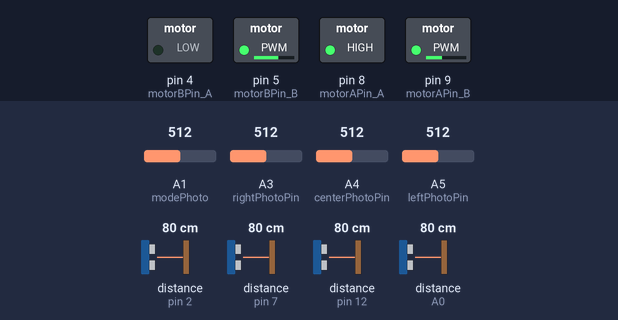
Bench run of a sketch on a simulated Arduino Uno, built with avr-gcc and run on an emulated ATmega328P. Parts: switched loads named in the sketch (green lamp = pin HIGH). The test bench sets the inputs (shaded band); at power-on: A1 (modePhoto) = 512, A3 (rightPhotoPin) = 512, A4 (centerPhotoPin) = 512, A5 (leftPhotoPin) = 512, distance to the obstacle (sensors on pin 2, pin 7, pin 12, A0) 80 cm. The echo pulse lasts 58.3 µs per cm; random numbers use the default seed unless the sketch sets one; pins used as bus, display or sensor lines are not drawn; what the sketch prints to the serial monitor is not drawn.

Above: at 1.2 s.
1.3 s: A1 (modePhoto) set to 685
4.3 s: A1 (modePhoto) set to 712
At 6.2 s:
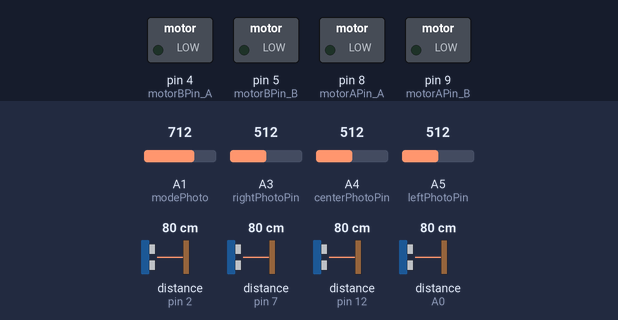
At 7.1 s:
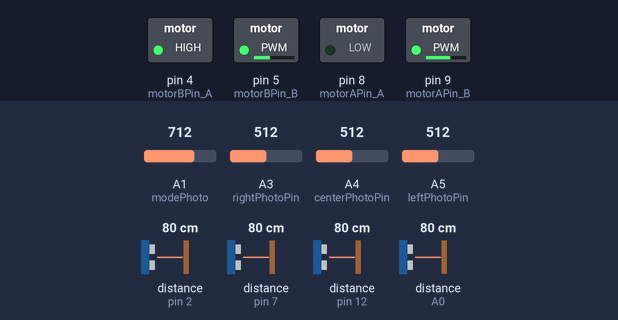
7.3 s: A1 (modePhoto) set to 306
9.0 s: A3 (rightPhotoPin) set to 111
12.0 s: A3 (rightPhotoPin) set to 90
15.0 s: A4 (centerPhotoPin) set to 104
18.0 s: A4 (centerPhotoPin) set to 93
Timing chart, 0 to 21.0 s (numbered marks = the images above; inputs shaded):
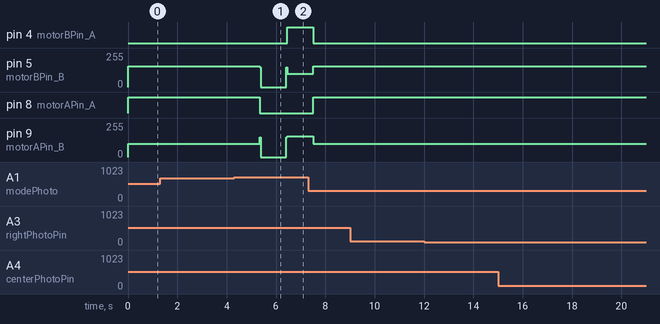

The sketch:

cogs-robot.ino
```cpp
/**
 * H-bridge module HG7881CP/HG7881CP example code
 * http://diyprojects.eu/how-to-use-h-bridge-hg7881-with-external-power-supply-and-arduino
 * Extended by Paul Bucci for COGS 300
 */

/**
 * Create variables to be used to run motor A
 */
int pos = 0;
int maxDist = 1000;
int minDist = 0;
int output = 0;
int error = 0;
int range = 277; // How far the ultrasonic is able to detectv
int setpoint = 30; // 5 centimeter is the set point

int motorAPin_A = 8; //Arduino digital 8 is connected to HG7881's A-1A terminal
int motorAPin_B = 9; //Arduino digital 9 is connected to HG7881's A-1B terminal

int motorBPin_A = 4; //Arduino digital 4 is connected to HG7881's B-1A terminal
int motorBPin_B = 5; //Arduino digital 5 is connected to HG7881's B-1B terminal

int speed = 150;    // speed of bot
int backSpeed = 255 - speed;
int turningSpeed = 100;
int mode = 0;

const int modePhoto = A1;

const double degreeToMS = 3.6;

void setup(){
  /**
   * When program starts set Arduino pinmode for 8 and 9 digital to be OUTPUT
   * so we can use analogWrite to output values from 0 to 255 (0-5V) (PWM)
   */
  pinMode(motorAPin_A, OUTPUT); // A direction
  pinMode(motorAPin_B, OUTPUT); // A speed

  pinMode(motorBPin_A, OUTPUT); // B direction
  pinMode(motorBPin_B, OUTPUT); // B speed

  //Serial Port begin
  Serial.begin (9600);
  setupMaze();
  setupPaper();
}

void loop() {
  modeChange();
  if (mode == 0) {
    tapeMaze();
  }
  else if (mode == 1) {
    paper();
  }
  else {
    wallMaze();
  }
}

void modeChange() {
  int photo = analogRead(modePhoto);
  Serial.print(" Photo value " );
  Serial.print(photo);
  Serial.print(" ");
  if (photo >= 700) {
    mode++;
    delay(1000);
  }
  if (mode >= 3) {
    mode = 0;
  }
}


void forward() {
  digitalWrite(motorAPin_A, LOW);
  analogWrite(motorAPin_B, speed);

  // Motor B backward
  digitalWrite(motorBPin_A, LOW);
  analogWrite(motorBPin_B, speed);
}

void backward() {
  digitalWrite(motorAPin_A, HIGH);
  analogWrite(motorAPin_B, backSpeed);

  // Motor B backward
  digitalWrite(motorBPin_A, HIGH);
  analogWrite(motorBPin_B, backSpeed);
}

void stop() {
  digitalWrite(motorAPin_A, LOW);
  analogWrite(motorAPin_B, 0);

  // Motor B backward
  digitalWrite(motorBPin_A, LOW);
  analogWrite(motorBPin_B, 0);
}

void turnLeft(int degrees) {
  // Motor A forward
  digitalWrite(motorAPin_A, HIGH);
  analogWrite(motorAPin_B, turningSpeed);

  // Motor B backward
  digitalWrite(motorBPin_A, LOW);
  analogWrite(motorBPin_B, 255 - turningSpeed);
  delay(degrees * degreeToMS);
}

void turnRight(int degrees) {
  // Motor A backward
  digitalWrite(motorAPin_A, LOW);
  analogWrite(motorAPin_B, 255 - turningSpeed);

  // Motor B forward
  digitalWrite(motorBPin_A, HIGH);
  analogWrite(motorBPin_B, turningSpeed);
  delay(degrees * degreeToMS);
}


// void PID() {
//   error = setpoint - cm;
//   int oldOutput = output;
//   if (error > 500) {
//     output = 100;
//   }
//   else {
//     output = error * 100 / range;
//   }
//   output = alpha * output + (1- alpha) * oldOutput;
// }
```

linefollowing.ino
```cpp
const int leftPhotoPin = A5;
const int centerPhotoPin = A4;
const int rightPhotoPin = A3;

int history[10] = {0, 0, 0, 0, 0, 0, 0, 0, 0, 0};     // 0 is forward value, 1 is right, -1 is left
void tapeMaze() {
  Serial.print("Left: ");
  Serial.print(analogRead(leftPhotoPin));
  Serial.print(" Center: ");
  Serial.print(analogRead(centerPhotoPin));
  Serial.print(" Right: ");
  Serial.println(analogRead(rightPhotoPin));
  stop();
  bool leftVal = seeWhiteLeft(analogRead(leftPhotoPin));
  bool rightVal = seeWhiteRight(analogRead(rightPhotoPin));
  bool centerVal = seeWhiteCenter(analogRead(centerPhotoPin));
  int turning = 8;
  float forwardBias = 1;

  // Only center sees white, move forward
  if (centerVal && !leftVal && !rightVal) {
    push(0);
    forward();
  }
  // only right sees white, turn right
  else if(!centerVal && !leftVal && rightVal) {
    push(1);
    turnRight(turning);
  }
  // only left sees white, turn left
  else if(!centerVal && leftVal && !rightVal) {
    push(-1);
    turnLeft(turning);
  }
  // center and left see white, turh left
  else if(centerVal && leftVal && !rightVal) {
    push(-1);
    turnLeft(turning);
  }
  // center and right see white, turh right
  else if(centerVal && !leftVal && rightVal) {
    push(1);
    turnRight(turning);
  }
  // else check history and move based on history
  else {
    int direction = historyProb();
    if (direction == -1) {
      turnLeft(turning);
    } else if(direction == 0) {
      forward();
    } else {
      turnRight(turning);
    }
  }
  delay(10);
}

void push(int value) {
  int temp[sizeof(history)/sizeof(history[0])];
  memcpy(temp, history, sizeof(history)/sizeof(history[0]));
  for(int i = 1; i < sizeof(history)/sizeof(history[0]); i++) {
    history[i] = temp[i - 1];
  }
  history[0] = value;
}

// returns -1 if probabilitically should move left, 0 if should moveForward, 1 if should move Right
int historyProb() {
  int countRight, countLeft, countFor = 0;
  for (int i = 0; i < sizeof(history); i++) {
    if (history[i] == 0) {
      countFor++;
    } else if (history[i] == 1) {
      countRight++;
    } else {
      countLeft++;
    }
  }

  int randomValue = rand() % 10 + 1;
  if (randomValue <= countLeft) {
    return -1;
  } else if (randomValue <= countLeft + countFor) {
    return 0;
  } else {
    return 1;
  }
}

bool seeWhiteCenter(int value) {
  return value >= 30;       // arbitrary value need to test
}

bool seeWhiteLeft(int value) {
  return value >= 55;       // arbitrary value need to test
}

bool seeWhiteRight(int value) {
  return value >= 23;       // arbitrary value need to test
}
```

paperfollowing.ino
```cpp
const int seeUpperBound = 5;
const int seeLowerBound = 3;
const int sigDiff = 3;
int trigFrontRight = 13;
int echoFrontRight = 12;
int trigFrontLeft = 6;
int echoFrontLeft = 7;
const float alphaNew = 0.75;

long distFrontRight, distFrontLeft;

void setupPaper() {
    pinMode(trigFrontRight, OUTPUT);
    pinMode(echoFrontRight, INPUT);
    pinMode(trigFrontLeft, OUTPUT);
    pinMode(echoFrontLeft, INPUT);
}

void paper() {
    ultrasonicFrontRight();
    ultrasonicFrontLeft();
    int diff = abs(distFrontRight - distFrontLeft);
    bool seePaperRight = distFrontRight <= seeUpperBound;
    bool seePaperLeft = distFrontLeft <= seeUpperBound;
    bool imbalance = diff > sigDiff;
    int turning = 15;
    int frontBias = 3;

    if (!seePaperRight && !seePaperLeft) {
        forward();
        delay(turning * frontBias);
    }
    else if (seePaperRight && seePaperLeft && !imbalance) {
        if (distFrontRight <= seeLowerBound || distFrontLeft <= seeLowerBound) {
            backward();
            delay(turning * frontBias);
        }
        else {
            stop();
        }
    }
    else if (distFrontRight > distFrontLeft && imbalance) {
        turnLeft(turning);
    }
    else if (distFrontRight < distFrontLeft && imbalance) {
        turnRight(turning);
    }
    else {
        forward();
        delay(turning * frontBias);
    }

    stop();
    delay(10);
}

void ultrasonicFrontRight() {
    long durationFront;
    // The sensor is triggered by a HIGH pulse of 10 or more microseconds.
  // Give a short LOW pulse beforehand to ensure a clean HIGH pulse:
  digitalWrite(trigFrontRight, LOW);
  delayMicroseconds(5);
  digitalWrite(trigFrontRight, HIGH);
  delayMicroseconds(10);
  digitalWrite(trigFrontRight, LOW);

  // Read the signal from the sensor: a HIGH pulse whose
  // duration is the time (in microseconds) from the sending
  // of the ping to the reception of its echo off of an object.


  pinMode(echoFrontRight, INPUT);
  durationFront = pulseIn(echoFrontRight, HIGH);

  // Convert the time into a distance
  long old = distFrontRight;
  distFrontRight = (durationFront / 2) / 29.1;
    distFrontRight = alphaNew * distFrontRight + (1- alphaNew) * old;
  delay(2);
}

void ultrasonicFrontLeft() {
    long durationLeft;
    // The sensor is triggered by a HIGH pulse of 10 or more microseconds.
  // Give a short LOW pulse beforehand to ensure a clean HIGH pulse:
  digitalWrite(trigFrontLeft, LOW);
  delayMicroseconds(5);
  digitalWrite(trigFrontLeft, HIGH);
  delayMicroseconds(10);
  digitalWrite(trigFrontLeft, LOW);

  // Read the signal from the sensor: a HIGH pulse whose
  // duration is the time (in microseconds) from the sending
  // of the ping to the reception of its echo off of an object.


  pinMode(echoFrontLeft, INPUT);
  durationLeft = pulseIn(echoFrontLeft, HIGH);

  // Convert the time into a distance
  long old = distFrontLeft;
  distFrontLeft = (durationLeft / 2) / 29.1;
  distFrontLeft = alphaNew * distFrontLeft + (1- alphaNew) * old;

  Serial.print("Front Right: ");
  Serial.print(distFrontRight);
  Serial.print(" , Front Left: ");
  Serial.println(distFrontLeft);

  delay(2);
}
```

wallmaze.ino
```cpp
int trigRightPin = 10;
int echoRightPin = A0;
const int trigFrontPin = 13;
const int echoFrontPin = 12;
int trigLeftPin = 3;
int echoLeftPin = 2;
const float alpha = 0.75;

long distRight, distFront, distLeft; // distance for ultrasonic in cm

void setupMaze() {

  //Define inputs and outputs
  pinMode(trigRightPin, OUTPUT);
  pinMode(echoRightPin, INPUT);
  pinMode(trigFrontPin, OUTPUT);
  pinMode(echoFrontPin, INPUT);
  pinMode(trigLeftPin, OUTPUT);
  pinMode(echoLeftPin, INPUT);
}


void wallMaze() {
  stop();
    ultrasonicFront();
    ultrasonicRight();
    ultrasonicLeft();
    int turning = 24;
    float rightBias = 0.25;
    int frontBias = 2;
    float leftBias = 0.5;
    bool seeRight = distRight < 12;
    bool seeLeft = distLeft < 14;
    bool seeFront = distFront < 9;
    if (distRight < 6) {
      turnLeft(turning * leftBias);
      push(-1);
    }
    else if (distLeft < 5) {
      forward();
      delay(turning * frontBias);
      turnRight(turning * rightBias);
      push(1);
    }
    else if (distFront < 3) {
      backward();
      delay(turning * frontBias);
    }
    if (!seeRight && !seeLeft && !seeFront) {
      forward();
      delay(turning * frontBias);
      turnRight(turning * rightBias);
      push(1);
    }
    else if (!seeFront && !seeRight && seeLeft) {
      forward();
      delay(turning * frontBias);
      turnRight(turning * rightBias);
      push(1);
    }
    else if (!seeFront && seeRight && !seeLeft) {
      forward();
      push(0);
      delay(turning * frontBias);
    }
    else if(!seeFront && seeRight && seeLeft) {
      forward();
      push(0);
      delay(turning * frontBias);
    }
    else {
      int dir = historyProb();
      if (dir == 1) {
      forward();
      delay(turning * frontBias);
        turnRight(turning * rightBias);
        // push(-1);
      }
      else if(dir == 0) {
        forward();
        delay(turning * frontBias);
      }
      else {
        turnLeft(turning * leftBias);
        // push(1);
      }
    }
    delay(20);
}


void ultrasonicFront() {
    long durationFront;
    // The sensor is triggered by a HIGH pulse of 10 or more microseconds.
  // Give a short LOW pulse beforehand to ensure a clean HIGH pulse:
  digitalWrite(trigFrontPin, LOW);
  delayMicroseconds(5);
  digitalWrite(trigFrontPin, HIGH);
  delayMicroseconds(10);
  digitalWrite(trigFrontPin, LOW);

  // Read the signal from the sensor: a HIGH pulse whose
  // duration is the time (in microseconds) from the sending
  // of the ping to the reception of its echo off of an object.


  pinMode(echoFrontPin, INPUT);
  durationFront = pulseIn(echoFrontPin, HIGH);

  // Convert the time into a distance
  long old = distFront;
  distFront = (durationFront / 2) / 29.1;
    distFront = alpha * distFront + (1- alpha) * old;
  delay(2);
}

void ultrasonicLeft() {
    long durationLeft;
    // The sensor is triggered by a HIGH pulse of 10 or more microseconds.
  // Give a short LOW pulse beforehand to ensure a clean HIGH pulse:
  digitalWrite(trigLeftPin, LOW);
  delayMicroseconds(5);
  digitalWrite(trigLeftPin, HIGH);
  delayMicroseconds(10);
  digitalWrite(trigLeftPin, LOW);

  // Read the signal from the sensor: a HIGH pulse whose
  // duration is the time (in microseconds) from the sending
  // of the ping to the reception of its echo off of an object.


  pinMode(echoLeftPin, INPUT);
  durationLeft = pulseIn(echoLeftPin, HIGH);

  // Convert the time into a distance
  long old = distLeft;
  distLeft = (durationLeft / 2) / 29.1;
  distLeft = alpha * distLeft + (1- alpha) * old;


  delay(2);
}


void ultrasonicRight() {
  long durationRight;
  // The sensor is triggered by a HIGH pulse of 10 or more microseconds.
  // Give a short LOW pulse beforehand to ensure a clean HIGH pulse:
  digitalWrite(trigRightPin, LOW);
  delayMicroseconds(5);
  digitalWrite(trigRightPin, HIGH);
  delayMicroseconds(10);
  digitalWrite(trigRightPin, LOW);

  // Read the signal from the sensor: a HIGH pulse whose
  // duration is the time (in microseconds) from the sending
  // of the ping to the reception of its echo off of an object.


  pinMode(echoRightPin, INPUT);
  durationRight = pulseIn(echoRightPin, HIGH);

  // Convert the time into a distance
  long old = distRight;
  distRight = (durationRight / 2) / 29.1;     // Divide by 29.1 or multiply by 0.0343

  if (distRight > 100) {
    distRight = old;
  }
  else {
    distRight = alpha * distRight + (1 - alpha) * old;
  }

  Serial.print("Distance right: ");
  Serial.print(distRight);
  Serial.print(" cm, Distance Front: ");
  Serial.print(distFront);
  Serial.print(" cm, Distance Left: ");
  Serial.print(distLeft);
  Serial.println(" cm");

  delay(2);
}

int invertOurValue(int input) {
  return 255 - input;
}
```

Measured:
- the behaviour switches between 699 and 700 on A1 (modePhoto) (found by bisection; images 0 and 1)
- after the input at 4.3 s, pin 4 (motorBPin_A): LOW → HIGH after 2.2 s; pin 5 (motorBPin_B): 155/255 → 0/255 after 1.0 s, → 100/255 1.1 s later; pin 8 (motorAPin_A): HIGH → LOW after 1.0 s; pin 9 (motorAPin_B): 100/255 → 0/255 after 1.0 s, → 155/255 1.1 s later
